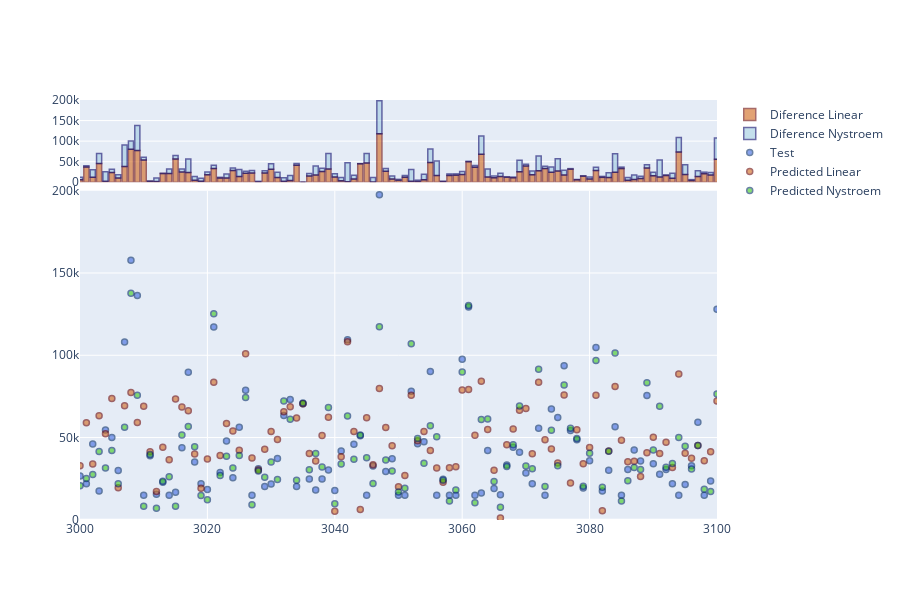

Here is the notebook cell this chart was saved with:
### Code cell
fig = make_subplots(rows=2, cols=1,
                    row_heights=[0.2, 0.8],
                    vertical_spacing = 0.02,
                    shared_yaxes=False,
                    shared_xaxes=True)
fig.add_trace(go.Bar(x=x_pru, y = np.abs(y_test-y_pred),name='Diference Linear',marker_color='rgb(208,102,25)', marker_line_color='rgb(108,8,7)',
                  marker_line_width=1.5, opacity=0.6), row=1, col=1)
fig.add_trace(go.Bar(x=x_pru, y = np.abs(y_test-y_pred_nystroem),name='Diference Nystroem',marker_color='rgb(158,202,225)', marker_line_color='rgb(8,8,107)',
                  marker_line_width=1.5, opacity=0.6), row=1, col=1)
fig.update_layout(barmode='relative')

fig.update_yaxes(row=1,col=1,range=[-100,200_000])
fig.add_trace(go.Scatter(x=x_pru,y=y_test, mode='markers',marker_color='rgb(58,102,225)',marker_line_color='rgb(8,48,107)',
                  marker_line_width=1.5, opacity=0.6, name='Test'), row = 2, col=1)
fig.add_trace(go.Scatter(x=x_pru,y=y_pred, mode='markers',marker_color='rgb(208,102,25)', marker_line_color='rgb(108,8,7)',
                  marker_line_width=1.5, opacity=0.6, name='Predicted Linear'),row = 2, col=1)
fig.add_trace(go.Scatter(x=x_pru,y=y_pred_nystroem, mode='markers',marker_color='rgb(58,202,25)',marker_line_color='rgb(8,48,107)',
                  marker_line_width=1.5, opacity=0.6, name='Predicted Nystroem'),row = 2, col=1)
fig.update_layout(width=900, height=600)
fig.update_xaxes(range=[3000,3100])
fig.update_yaxes(row=2,col=1,range=[-100,200_000])

fig.show()

### Figure 1 — Plotly figure (JSON) as saved in the notebook; plotly's stock layout.template omitted (floating-point values rounded to 4 significant figures; data arrays with more than 128 entries replaced by an {"elided": "..."} marker saying what was removed)
{"data": [{"marker": {"color": "rgb(208,102,25)", "line": {"color": "rgb(108,8,7)", "width": 1.5}}, "name": "Diference Linear", "opacity": 0.6, "type": "bar", "x": {"elided": "7595 int values"}, "xaxis": "x", "y": {"elided": "7595 float values"}, "yaxis": "y"}, {"marker": {"color": "rgb(158,202,225)", "line": {"color": "rgb(8,8,107)", "width": 1.5}}, "name": "Diference Nystroem", "opacity": 0.6, "type": "bar", "x": {"elided": "7595 int values"}, "xaxis": "x", "y": {"elided": "7595 float values"}, "yaxis": "y"}, {"marker": {"color": "rgb(58,102,225)", "line": {"color": "rgb(8,48,107)", "width": 1.5}}, "mode": "markers", "name": "Test", "opacity": 0.6, "type": "scatter", "x": {"elided": "7595 int values"}, "xaxis": "x2", "y": {"elided": "7595 int values"}, "yaxis": "y2"}, {"marker": {"color": "rgb(208,102,25)", "line": {"color": "rgb(108,8,7)", "width": 1.5}}, "mode": "markers", "name": "Predicted Linear", "opacity": 0.6, "type": "scatter", "x": {"elided": "7595 int values"}, "xaxis": "x2", "y": {"elided": "7595 float values"}, "yaxis": "y2"}, {"marker": {"color": "rgb(58,202,25)", "line": {"color": "rgb(8,48,107)", "width": 1.5}}, "mode": "markers", "name": "Predicted Nystroem", "opacity": 0.6, "type": "scatter", "x": {"elided": "7595 int values"}, "xaxis": "x2", "y": {"elided": "7595 float values"}, "yaxis": "y2"}], "layout": {"barmode": "relative", "height": 600, "width": 900, "xaxis": {"anchor": "y", "domain": [0, 1], "matches": "x2", "range": [3000, 3100], "showticklabels": false}, "xaxis2": {"anchor": "y2", "domain": [0, 1], "range": [3000, 3100]}, "yaxis": {"anchor": "x", "domain": [0.804, 1], "range": [-100, 200000]}, "yaxis2": {"anchor": "x2", "domain": [0, 0.784], "range": [-100, 200000]}}}
